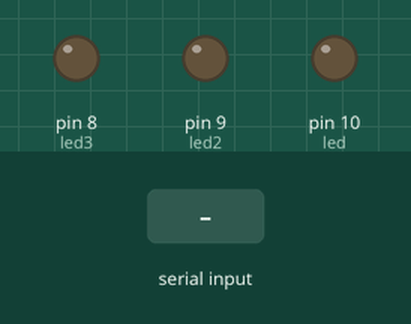
The sketch below on a simulated Arduino Uno, built with avr-gcc and run on an emulated ATmega328P. On the bench: output pins drawn as LEDs (lit = HIGH). Dashed ring = blinking. The inputs (shaded band) are chosen by the test bench.

Above: at 1.2 s.
1.3 s: "K" received over Serial
At 1.4 s:
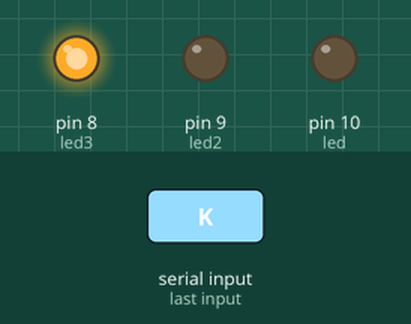
At 2.5 s:
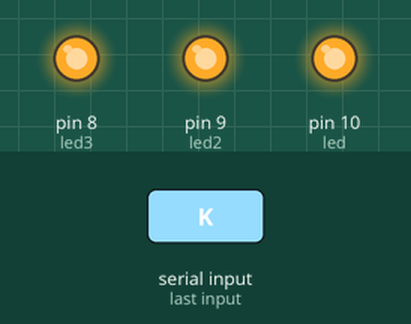
3.2 s: "P" received over Serial
At 4.7 s:
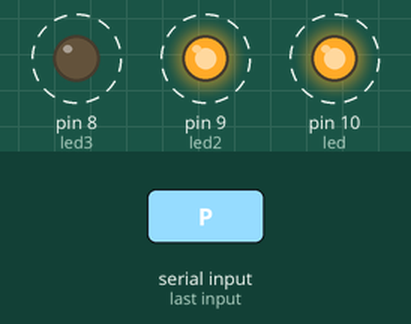
Timing chart, 0 to 8.7 s (numbered marks = the images above; inputs shaded):
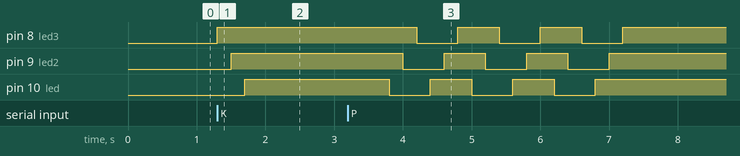

Measured:
- after the input at 1.3 s, pin 8 (led3): LOW → HIGH at once; pin 9 (led2): LOW → HIGH after 0.20 s; pin 10 (led): LOW → HIGH after 0.40 s
- after the input at 3.2 s, pin 8 (led3): alternates HIGH for 0.60 s and LOW for 0.60 s, 6 changes in all, then stays HIGH, starting after 1.0 s; pin 9 (led2): alternates HIGH for 0.60 s and LOW for 0.60 s, 6 changes in all, then stays HIGH, starting after 0.80 s

The sketch:

EX_3_INTEGRACAO.ino
```cpp
int led=10;
int led2=9;
int led3=8;
int n=0;

void setup() {
  pinMode(led, OUTPUT);
  Serial.begin(9600);
  pinMode(led2, OUTPUT);
  Serial.begin(9600);
  pinMode(led3, OUTPUT);
  Serial.begin(9600);

}

void loop() {
  n=Serial.read();

  if(n=='K')
  {
    digitalWrite(led3, HIGH);
    delay(200);
    digitalWrite(led2, HIGH);
    delay(200);
    digitalWrite(led, HIGH);
    delay(200);

    delay(1000);
  }

  else if(n=='P')
  {
    digitalWrite(led, HIGH);
    delay(200);
    digitalWrite(led2, HIGH);
    delay(200);
    digitalWrite(led3, HIGH);
    delay(200);

    digitalWrite(led, LOW);
    delay(200);
    digitalWrite(led2, LOW);
    delay(200);
    digitalWrite(led3, LOW);
    delay(200);


    digitalWrite(led, HIGH);
    delay(200);
    digitalWrite(led2, HIGH);
    delay(200);
    digitalWrite(led3, HIGH);
    delay(200);

    digitalWrite(led, LOW);
    delay(200);
    digitalWrite(led2, LOW);
    delay(200);
    digitalWrite(led3, LOW);
    delay(200);


    digitalWrite(led, HIGH);
    delay(200);
    digitalWrite(led2, HIGH);
    delay(200);
    digitalWrite(led3, HIGH);
    delay(200);

    digitalWrite(led, LOW);
    delay(200);
    digitalWrite(led2, LOW);
    delay(200);
    digitalWrite(led3, LOW);
    delay(200);


    digitalWrite(led, HIGH);
    delay(200);
    digitalWrite(led2, HIGH);
    delay(200);
    digitalWrite(led3, HIGH);
    delay(200);

  }


}
```
